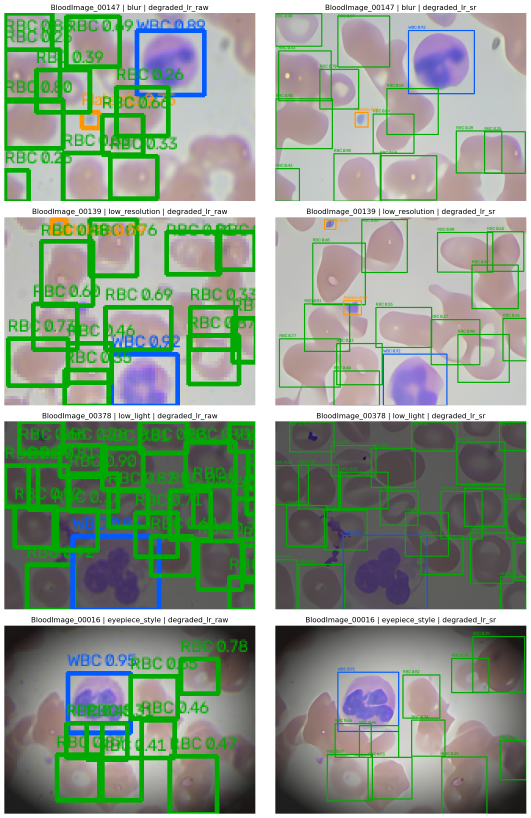
#> input picture example_predictions.png, 1591 x 2454 px (shown at 1/3 size)
$ python -i classical.py   (imports and definitions only)
#> lines starting #> are read from the running program, lines starting #| are printed output that depends on the picture; after the words box and inside, x2 and y2 are one past the last pixel; in counts of white or black regions, pixels touching at a corner belong together
#> further down, picture is the input picture: shape (2454, 1591, 3); mean B, G, R 138.3, 155.8, 139.6
"""Classical color threshold + watershed baseline adapted from user's Colab notebook.

Heuristics are calibrated for BCCD-like 640x480 smear photos, not patient use.
"""
import time
import cv2
import numpy as np
from .inference import Detection


def detect_classical(image_bgr):
    start = time.perf_counter()
    h, w = image_bgr.shape[:2]
#> h = 2454; w = 1591
    hsv = cv2.cvtColor(image_bgr, cv2.COLOR_BGR2HSV)
#> hsv: shape (2454, 1591, 3); mean H, S, V 63.4, 55.9, 167.2
    lab = cv2.cvtColor(image_bgr, cv2.COLOR_BGR2LAB)
#> lab: shape (2454, 1591, 3); mean of channels 0, 1, 2 160.8, 123.2, 134.7
    purple = cv2.inRange(hsv, (100, 40, 20), (178, 255, 225))
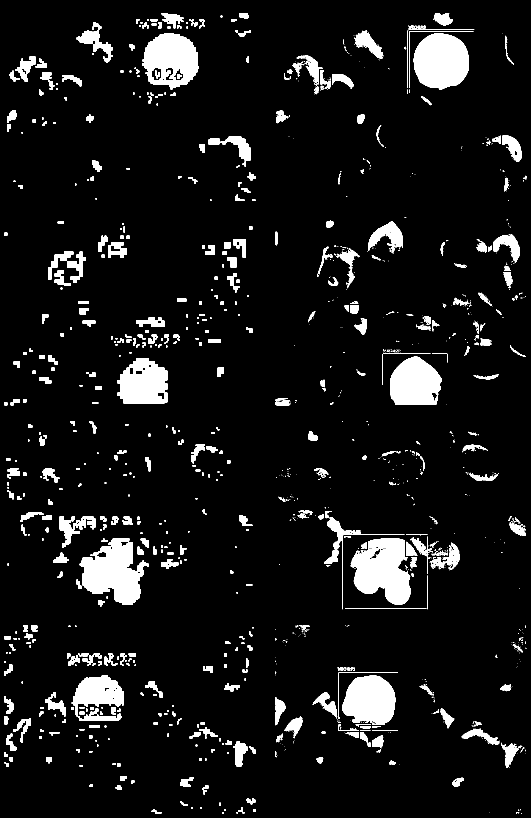
#> purple: shape (2454, 1591) (shown at 1/3 size); 7.7% white; 1357 white regions (787 under 20 px), largest, box (x1, y1, x2, y2) and area: (1052, 1614, 1233, 1815) 24066, (239, 1616, 446, 1814) 23620, (1241, 99, 1407, 269) 22167
    purple = cv2.morphologyEx(purple, cv2.MORPH_OPEN, np.ones((2,2), np.uint8))
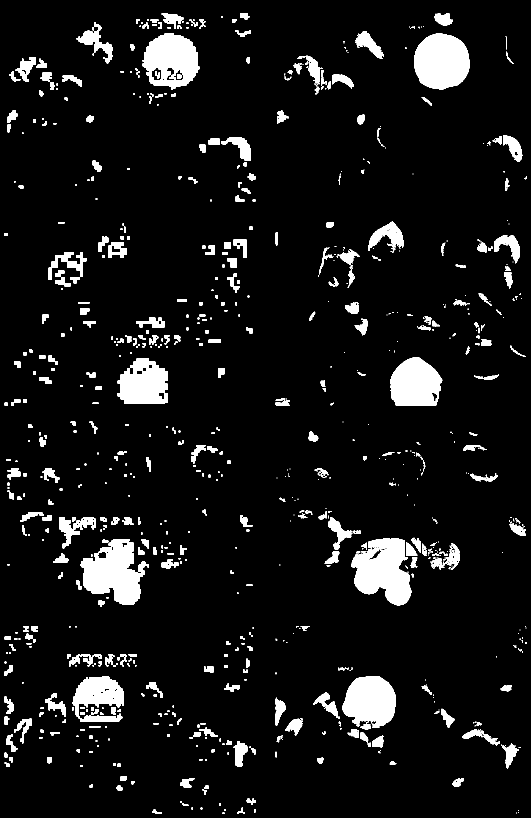
#> purple: shape (2454, 1591) (shown at 1/3 size); 7.5% white; 872 white regions (299 under 20 px), largest, box (x1, y1, x2, y2) and area: (1053, 1615, 1234, 1816) 23880, (240, 1617, 447, 1815) 23620, (1242, 100, 1408, 270) 22167
    n, _, stats, _ = cv2.connectedComponentsWithStats(purple, 8)
#> n = 873; stats = 873 rows, first 6: [0, 0, 1591, 2454, 3611149], [485, 40, 66, 46, 1391], [720, 40, 28, 18, 369], [1304, 40, 55, 38, 1391], [663, 48, 5, 5, 25], [409, 58, 10, 14, 95]
    detections = []
    wbc_mask = np.zeros((h,w), np.uint8)
    for i in range(1, n):
        x,y,bw,bh,area = [int(z) for z in stats[i]]
        if 140 <= area <= 30000:
            pad = int(0.35 * max(bw, bh))
            box = (max(0,x-pad), max(0,y-pad), min(w,x+bw+pad), min(h,y+bh+pad))
            cv2.rectangle(wbc_mask, box[:2], box[2:], 255, -1)
            detections.append(Detection(1, -1, box))
        elif 4 <= area < 100 and 2 <= bw <= 20 and 2 <= bh <= 20:
            box = (max(0,x-2), max(0,y-2), min(w,x+bw+2), min(h,y+bh+2))
            detections.append(Detection(2, -1, box))
#> this loop made 1 pass
#> (x, y, bw, bh, area, pad, box) on pass 1: (485, 40, 66, 46, 1391, 23, (462, 17, 574, 109))
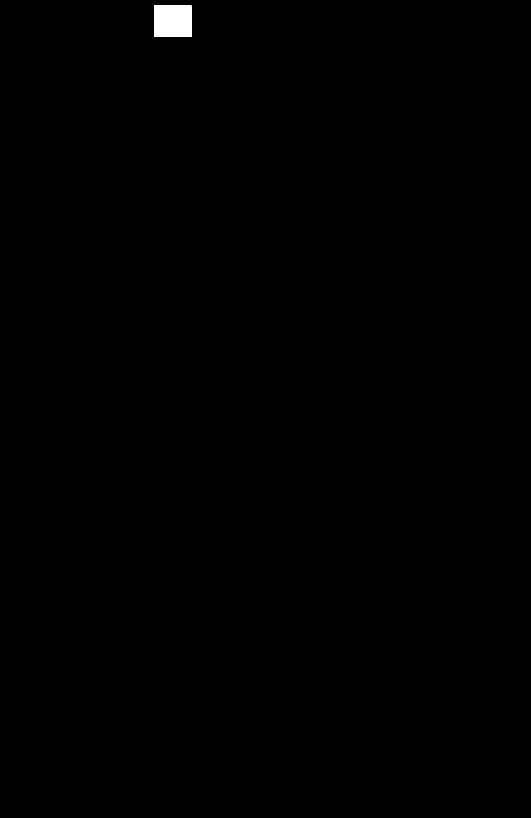
#> wbc_mask: shape (2454, 1591) (shown at 1/3 size); 0.27% white; 1 white region, box (x1, y1, x2, y2) and area: (462, 17, 575, 110) 10509
#> after the loop, detections = []
    achannel = cv2.GaussianBlur(lab[:,:,1], (5,5), 0)
    _, rbc = cv2.threshold(achannel, 0, 255, cv2.THRESH_BINARY + cv2.THRESH_OTSU)
    rbc = cv2.bitwise_and(rbc, cv2.bitwise_not(wbc_mask))
    rbc = cv2.morphologyEx(rbc, cv2.MORPH_OPEN, np.ones((3,3), np.uint8))
    dist = cv2.distanceTransform(rbc, cv2.DIST_L2, 5)
    if dist.max() > 0:
        peaks = cv2.dilate(dist, np.ones((13,13), np.uint8))
        localmax = np.uint8((dist==peaks) & (dist > max(2,0.24*float(dist.max())))) * 255
        _, markers = cv2.connectedComponents(localmax)
        markers = markers.astype(np.int32) + 1
        markers[rbc == 0] = 1
        unknown = cv2.subtract(cv2.dilate(rbc, np.ones((3,3), np.uint8), iterations=2), localmax)
        markers[unknown>0] = 0
        ws = cv2.watershed(image_bgr.copy(), markers)
        for label in np.unique(ws):
            if label < 2: continue
            pixels = np.uint8(ws == label)
            area = int(pixels.sum())
            if 70 <= area <= 4000:
                yx = np.argwhere(pixels)
                y1,x1 = yx.min(axis=0); y2,x2 = yx.max(axis=0)+1
                ratio = (x2-x1)/max(1,y2-y1)
                if 0.35 <= ratio <= 2.8:
                    detections.append(Detection(0, -1, (int(x1),int(y1),int(x2),int(y2))))
    return detections, time.perf_counter() - start

>>> import cv2
>>> picture = cv2.imread('example_predictions.png')
#> (the run stopped early here; a loop or call above may not have finished)
